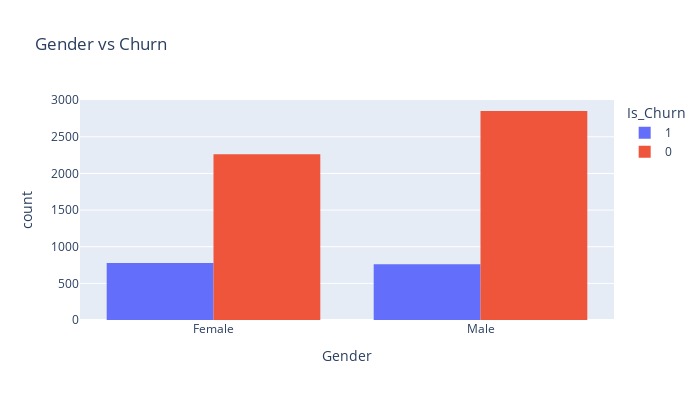
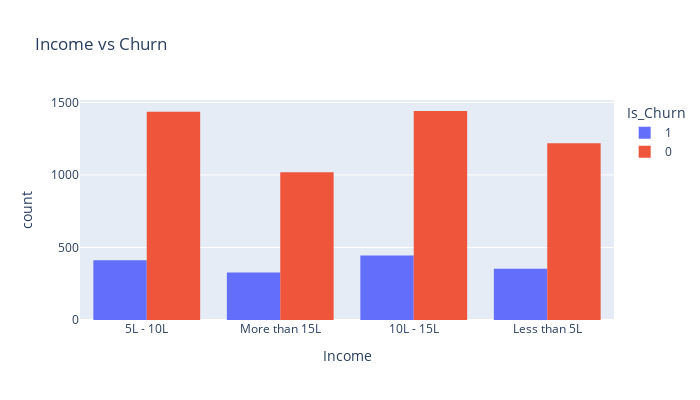
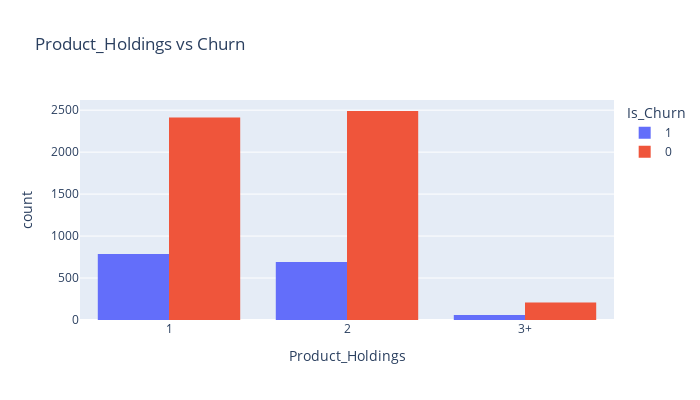
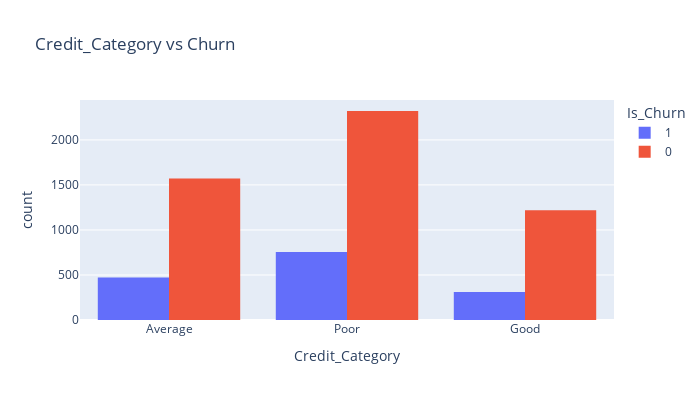

The notebook cell saved with these charts, in order:
### Code cell
histplot(train, cat_features)

### Figure 1 — Plotly figure (JSON) as saved in the notebook; plotly's stock layout.template omitted (floating-point values rounded to 4 significant figures; data arrays with more than 128 entries replaced by an {"elided": "..."} marker saying what was removed)
{"data": [{"alignmentgroup": "True", "bingroup": "x", "hovertemplate": "Is_Churn=1<br>Gender=%{x}<br>count=%{y}<extra></extra>", "legendgroup": "1", "marker": {"color": "#636efa", "pattern": {"shape": ""}}, "name": "1", "offsetgroup": "1", "orientation": "v", "showlegend": true, "type": "histogram", "x": {"elided": "1537 str values"}, "xaxis": "x", "yaxis": "y"}, {"alignmentgroup": "True", "bingroup": "x", "hovertemplate": "Is_Churn=0<br>Gender=%{x}<br>count=%{y}<extra></extra>", "legendgroup": "0", "marker": {"color": "#EF553B", "pattern": {"shape": ""}}, "name": "0", "offsetgroup": "0", "orientation": "v", "showlegend": true, "type": "histogram", "x": {"elided": "5113 str values"}, "xaxis": "x", "yaxis": "y"}], "layout": {"barmode": "group", "height": 400, "legend": {"title": {"text": "Is_Churn"}, "tracegroupgap": 0}, "title": {"text": "Gender vs Churn"}, "width": 700, "xaxis": {"anchor": "y", "domain": [0, 1], "title": {"text": "Gender"}}, "yaxis": {"anchor": "x", "domain": [0, 1], "title": {"text": "count"}}}}

### Figure 2 — Plotly figure (JSON) as saved in the notebook; plotly's stock layout.template omitted (floating-point values rounded to 4 significant figures; data arrays with more than 128 entries replaced by an {"elided": "..."} marker saying what was removed)
{"data": [{"alignmentgroup": "True", "bingroup": "x", "hovertemplate": "Is_Churn=1<br>Income=%{x}<br>count=%{y}<extra></extra>", "legendgroup": "1", "marker": {"color": "#636efa", "pattern": {"shape": ""}}, "name": "1", "offsetgroup": "1", "orientation": "v", "showlegend": true, "type": "histogram", "x": {"elided": "1537 str values"}, "xaxis": "x", "yaxis": "y"}, {"alignmentgroup": "True", "bingroup": "x", "hovertemplate": "Is_Churn=0<br>Income=%{x}<br>count=%{y}<extra></extra>", "legendgroup": "0", "marker": {"color": "#EF553B", "pattern": {"shape": ""}}, "name": "0", "offsetgroup": "0", "orientation": "v", "showlegend": true, "type": "histogram", "x": {"elided": "5113 str values"}, "xaxis": "x", "yaxis": "y"}], "layout": {"barmode": "group", "height": 400, "legend": {"title": {"text": "Is_Churn"}, "tracegroupgap": 0}, "title": {"text": "Income vs Churn"}, "width": 700, "xaxis": {"anchor": "y", "domain": [0, 1], "title": {"text": "Income"}}, "yaxis": {"anchor": "x", "domain": [0, 1], "title": {"text": "count"}}}}

### Figure 3 — Plotly figure (JSON) as saved in the notebook; plotly's stock layout.template omitted (floating-point values rounded to 4 significant figures; data arrays with more than 128 entries replaced by an {"elided": "..."} marker saying what was removed)
{"data": [{"alignmentgroup": "True", "bingroup": "x", "hovertemplate": "Is_Churn=1<br>Product_Holdings=%{x}<br>count=%{y}<extra></extra>", "legendgroup": "1", "marker": {"color": "#636efa", "pattern": {"shape": ""}}, "name": "1", "offsetgroup": "1", "orientation": "v", "showlegend": true, "type": "histogram", "x": {"elided": "1537 str values"}, "xaxis": "x", "yaxis": "y"}, {"alignmentgroup": "True", "bingroup": "x", "hovertemplate": "Is_Churn=0<br>Product_Holdings=%{x}<br>count=%{y}<extra></extra>", "legendgroup": "0", "marker": {"color": "#EF553B", "pattern": {"shape": ""}}, "name": "0", "offsetgroup": "0", "orientation": "v", "showlegend": true, "type": "histogram", "x": {"elided": "5113 str values"}, "xaxis": "x", "yaxis": "y"}], "layout": {"barmode": "group", "height": 400, "legend": {"title": {"text": "Is_Churn"}, "tracegroupgap": 0}, "title": {"text": "Product_Holdings vs Churn"}, "width": 700, "xaxis": {"anchor": "y", "domain": [0, 1], "title": {"text": "Product_Holdings"}}, "yaxis": {"anchor": "x", "domain": [0, 1], "title": {"text": "count"}}}}

### Figure 4 — Plotly figure (JSON) as saved in the notebook; plotly's stock layout.template omitted (floating-point values rounded to 4 significant figures; data arrays with more than 128 entries replaced by an {"elided": "..."} marker saying what was removed)
{"data": [{"alignmentgroup": "True", "bingroup": "x", "hovertemplate": "Is_Churn=1<br>Credit_Category=%{x}<br>count=%{y}<extra></extra>", "legendgroup": "1", "marker": {"color": "#636efa", "pattern": {"shape": ""}}, "name": "1", "offsetgroup": "1", "orientation": "v", "showlegend": true, "type": "histogram", "x": {"elided": "1537 str values"}, "xaxis": "x", "yaxis": "y"}, {"alignmentgroup": "True", "bingroup": "x", "hovertemplate": "Is_Churn=0<br>Credit_Category=%{x}<br>count=%{y}<extra></extra>", "legendgroup": "0", "marker": {"color": "#EF553B", "pattern": {"shape": ""}}, "name": "0", "offsetgroup": "0", "orientation": "v", "showlegend": true, "type": "histogram", "x": {"elided": "5113 str values"}, "xaxis": "x", "yaxis": "y"}], "layout": {"barmode": "group", "height": 400, "legend": {"title": {"text": "Is_Churn"}, "tracegroupgap": 0}, "title": {"text": "Credit_Category vs Churn"}, "width": 700, "xaxis": {"anchor": "y", "domain": [0, 1], "title": {"text": "Credit_Category"}}, "yaxis": {"anchor": "x", "domain": [0, 1], "title": {"text": "count"}}}}
